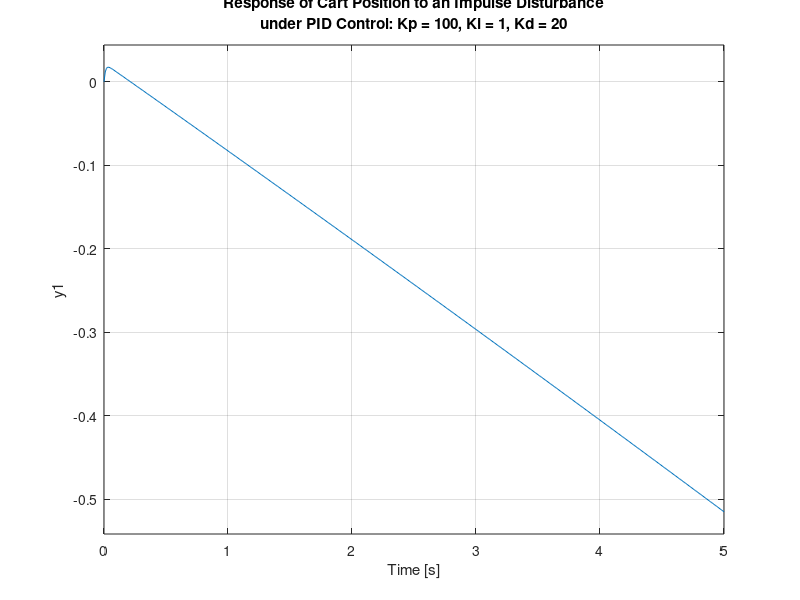

This figure's MATLAB source:
%% 
clc; close all; clear;

%% 
M = 0.5;
m = 0.2;
b = 0.1;
I = 0.006;
g = 9.8;
l = 0.3;
q = (M+m)*(I+m*l^2)-(m*l)^2;
s = tf('s');
P_pend = (m*l*s/q)/(s^3 + (b*(I + m*l^2))*s^2/q - ((M + m)*m*g*l)*s/q - b*m*g*l/q);

%% PID Controller
Kp = 100;
Ki = 0;
Kd = 20;
C = pid(Kp,Ki,Kd);
T = feedback(P_pend,C);

%% Input response to the pendulum:
t=0:0.01:10;
impulse(T,t)
title({'Response of Pendulum Position to an Impulse Disturbance';'under PID Control: Kp = 1, Ki = 1, Kd = 1'});


%% Input response to the cart:
P_cart = (((I+m*l^2)/q)*s^2 - (m*g*l/q))/(s^4 + (b*(I + m*l^2))*s^3/q - ((M + m)*m*g*l)*s^2/q - b*m*g*l*s/q);
T2 = feedback(1,P_pend*C)*P_cart;
t = 0:0.01:5;
impulse(T2, t);
title({'Response of Cart Position to an Impulse Disturbance';'under PID Control: Kp = 100, Ki = 1, Kd = 20'});